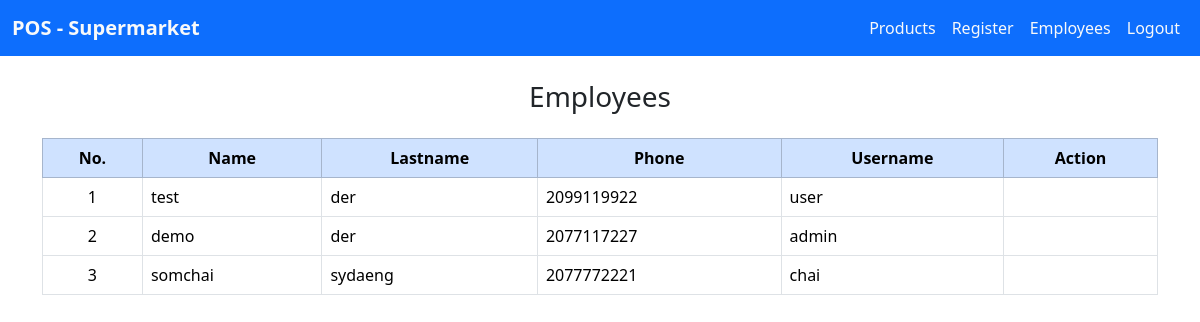
/pos_project/admin/emp-list.php (signed in), run on the app's committed database.
### tables this page shows
CREATE TABLE `member` (
  `id` int(10) UNSIGNED ZEROFILL NOT NULL,
  `name` varchar(128) NOT NULL,
  `lastname` varchar(128) NOT NULL,
  `phone` int(20) NOT NULL,
  `username` varchar(128) NOT NULL,
  `password` varchar(128) NOT NULL,
  `status` varchar(1) NOT NULL COMMENT '0 = user , admin = 1;'
);

### pos_project/admin/emp-list.php (the view, shortened to what this page needs)
<?php
include '../condb.php';
include '../bootstrap/headerAdmin.php';
$sql = "SELECT * FROM member";
$result = mysqli_query($conn,$sql);
$number = 1;
?>
<!DOCTYPE html>
<html lang="en">
<head>
    <link rel="stylesheet" href="../bootstrap/css/bootstrap.min.css">
</head>
<body>
    <div class="container">
        <div class="mt-2 mb-2">
            <h3 class="text-center mt-4 mb-4">Employees</h3>
            <table class="table table-bordered">
                <thead>
                    <tr class="table-primary text-center">
                        <th>No.</th>
                        <th>Name</th>
                        <th>Lastname</th>
                        <th>Phone</th>
                        <th>Username</th>
                        <th>Action</th>
                    </tr>
                </thead>
                <tbody>
                    <?php while($row = mysqli_fetch_array($result)): ?>
                    <tr>
                        <td class="text-center"><?php echo $number++ ?></td>
                        <td><?php echo $row['name']; ?></td>
                        <td><?php echo $row['lastname']; ?></td>
                        <td><?php echo $row['phone']; ?></td>
                        <td><?php echo $row['username']; ?></td>
                        <td>
                        </td>
                    </tr>
                    <?php endwhile; ?>
                </tbody>
            </table>
        </div>
    </div>
</body>
</html>

### data on the page
member: name "test", lastname "der", phone "2099119922", username "user"
member: name "demo", lastname "der", phone "2077117227", username "admin"
member: name "somchai", lastname "sydaeng", phone "2077772221", username "chai"
